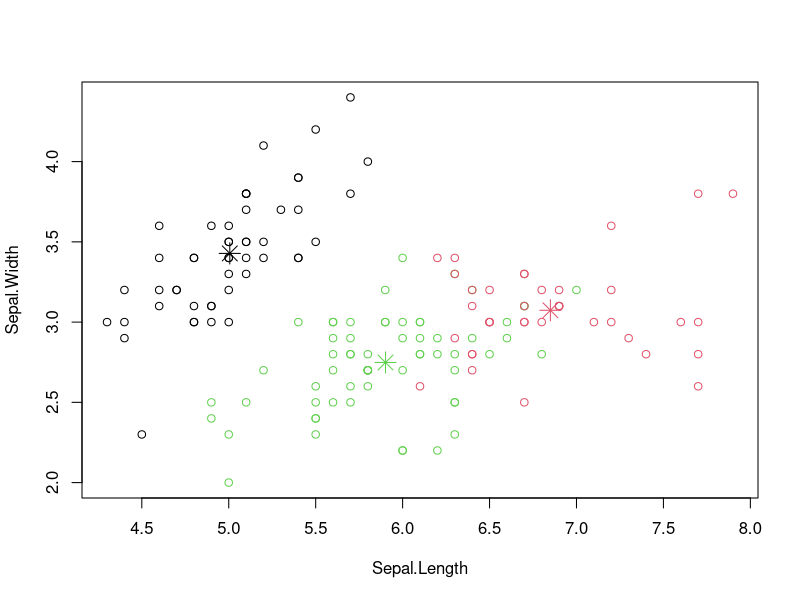
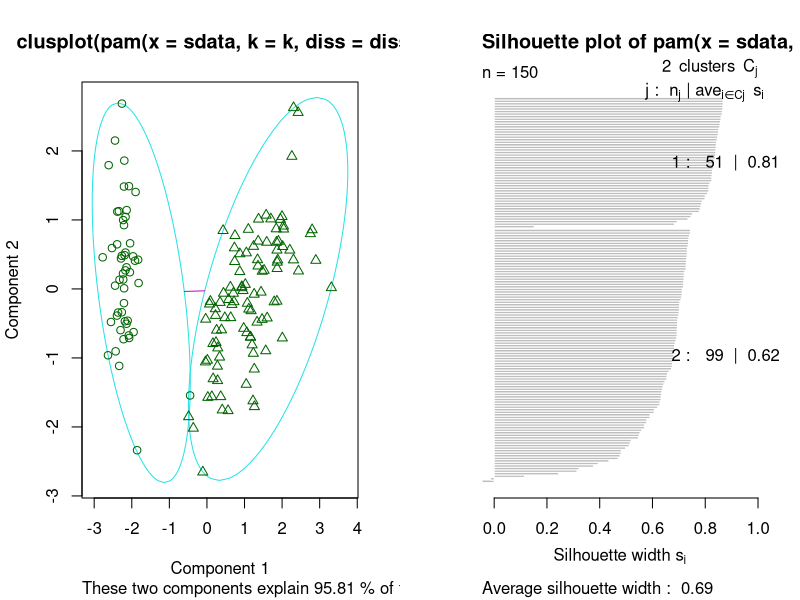
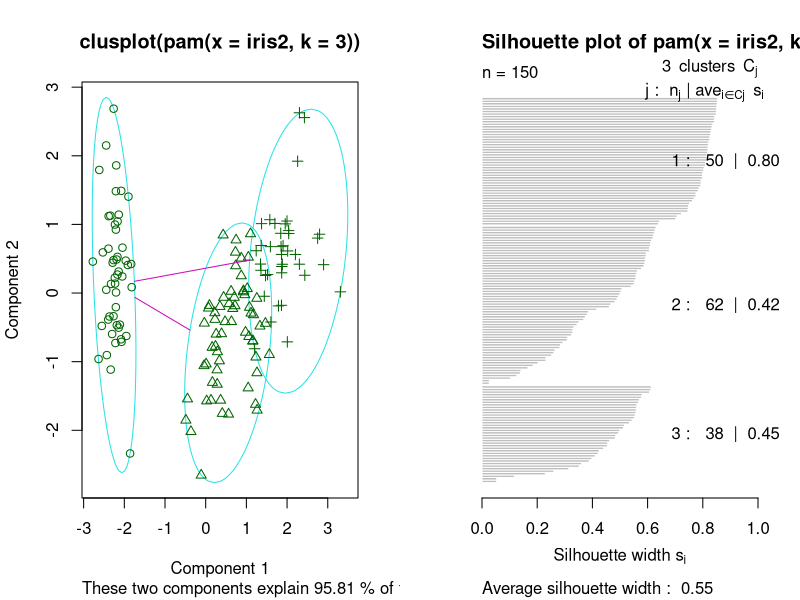
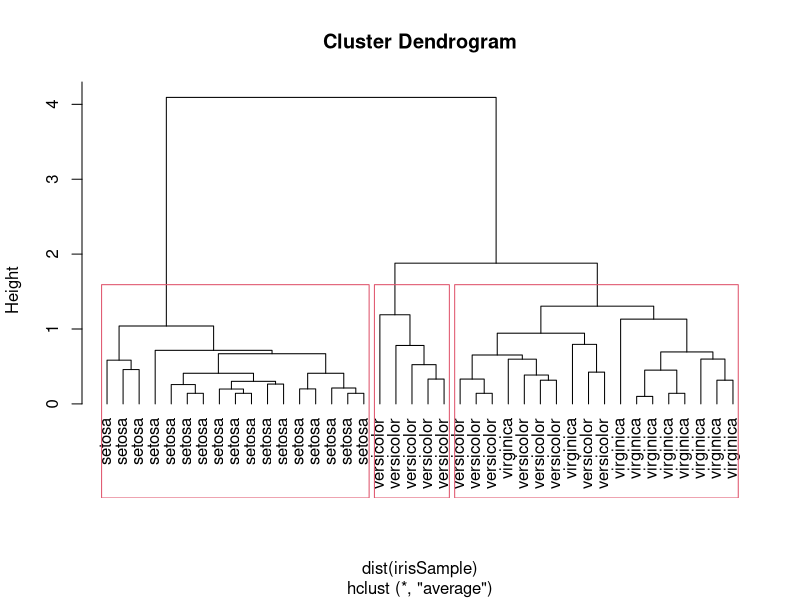
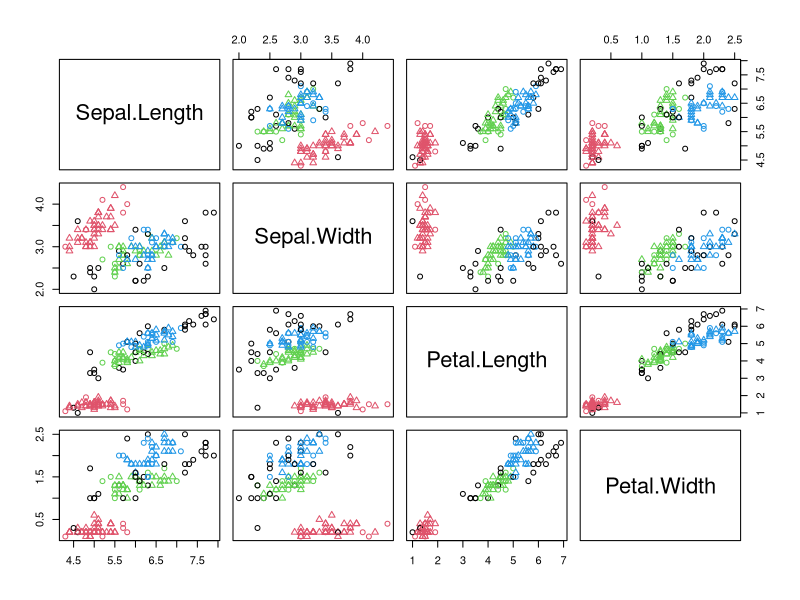
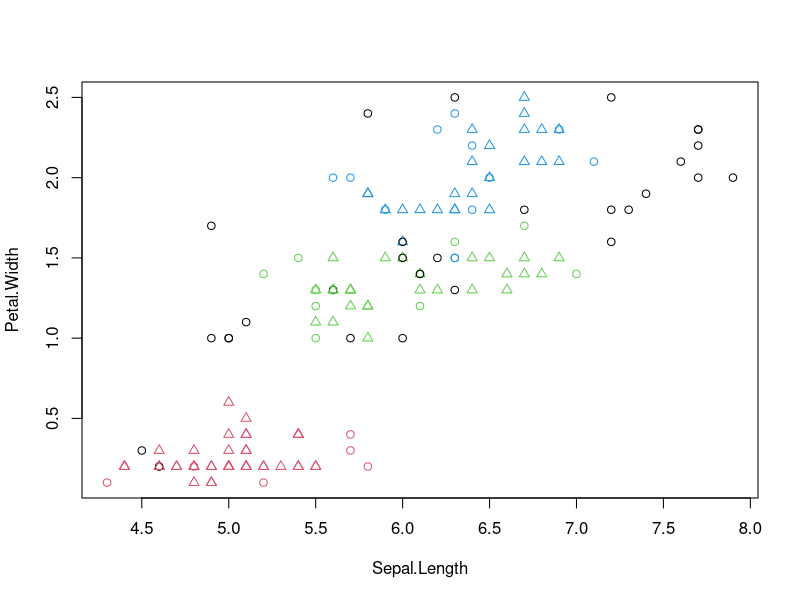
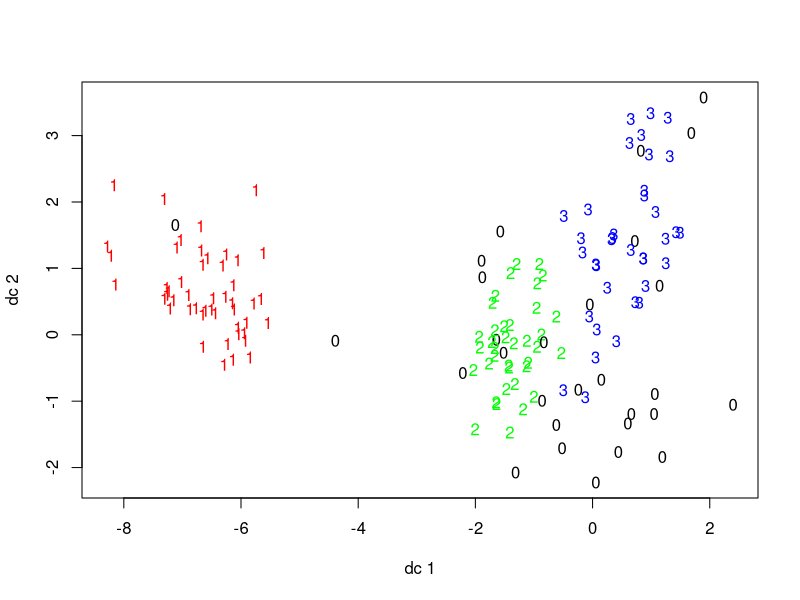

The R script that drew these images, in order:
## ---- chunk 1
iris2 <- iris
iris2$Species <- NULL
(kmeans.result <- kmeans(iris2, 3))
## ---- chunk 2
table(iris$Species, kmeans.result$cluster)
## ---- chunk 3
plot(iris2[c("Sepal.Length", "Sepal.Width")], col = kmeans.result$cluster)
# plot cluster centers
points(kmeans.result$centers[,c("Sepal.Length", "Sepal.Width")], col = 1:3, pch = 8, cex =2)
## ---- chunk 4
library(fpc)
pamk.result <- pamk(iris2)
# number of clusters
pamk.result$nc
## ---- chunk 5
# check clustering against actual species
table(pamk.result$pamobject$clustering, iris$Species)
## ---- chunk 6
layout(matrix(c(1,2),1,2)) # 2 graphs per page
plot(pamk.result$pamobject)
layout(matrix(1)) # change back to one graph per page
## ---- chunk 7
library(cluster)
pam.result <- pam(iris2, 3) # PAM
table(pam.result$clustering, iris$Species)
## ---- chunk 8
layout(matrix(c(1,2), 1, 2)) # 2 graphs per page
## ---- chunk 9
plot(pam.result)
layout(matrix(1)) # change back to 1 graph per page
## ---- chunk 10
# Dendrogram graph
idx <- sample(1:dim(iris)[1], 40)
irisSample <- iris[idx,]
irisSample$Species <- NULL
hc <- hclust(dist(irisSample), method="ave")
plot(hc, hang = -1, labels=iris$Species[idx])
# cut tree into 3 clusters
rect.hclust(hc, k=3)
groups <- cutree(hc, k=3)
## ---- chunk 11
library(fpc)
iris2 <- iris[-5]
ds <- dbscan(iris2, eps = 0.42, MinPts=5)
# compare clusters with original class labels
table(ds$cluster, iris$Species)
## ---- chunk 12
plot(ds, iris2)
plot(ds, iris2[c(1,4)])
plotcluster(iris2, ds$cluster)
